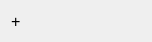
<?xml version="1.0" encoding="UTF-8"?>
<ui version="4.0">
 <class>SetWidget</class>
 <widget class="QWidget" name="SetWidget">
  <property name="geometry">
   <rect>
    <x>0</x>
    <y>0</y>
    <width>152</width>
    <height>41</height>
   </rect>
  </property>
  <property name="acceptDrops">
   <bool>true</bool>
  </property>
  <layout class="QHBoxLayout">
   <item>
    <layout class="QHBoxLayout" name="tilesLayout"/>
   </item>
   <item>
    <widget class="QLabel" name="addLabel">
     <property name="font">
      <font>
       <pointsize>12</pointsize>
      </font>
     </property>
     <property name="text">
      <string>+</string>
     </property>
    </widget>
   </item>
   <item>
    <spacer name="horizontalSpacer">
     <property name="orientation">
      <enum>Qt::Horizontal</enum>
     </property>
     <property name="sizeHint" stdset="0">
      <size>
       <width>40</width>
       <height>20</height>
      </size>
     </property>
    </spacer>
   </item>
  </layout>
 </widget>
 <resources/>
 <connections/>
</ui>
